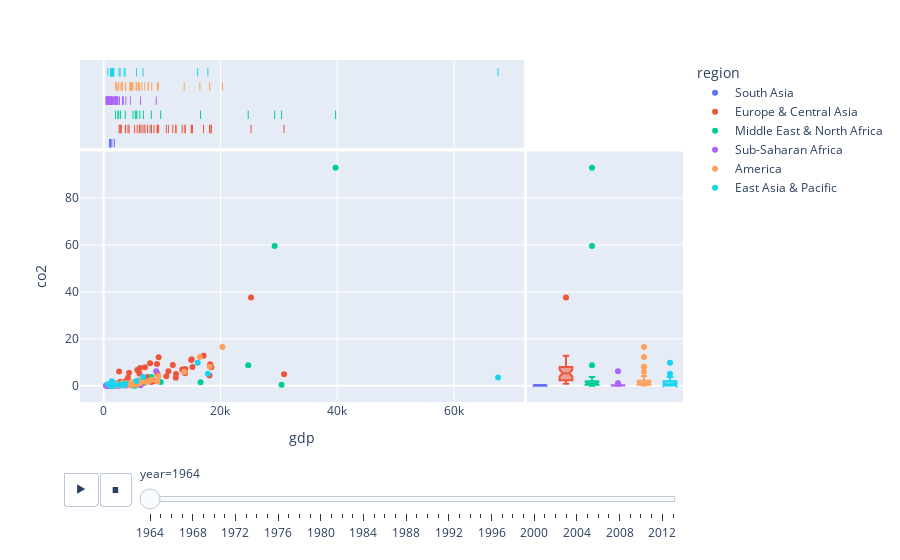

The cell this chart's notebook holds for it:
### Code cell
scat1 = px.scatter(data, x='gdp', y='co2', color='region', marginal_y='box', marginal_x='rug', animation_frame='year',
                   animation_group='country')
scat1.show()

### Figure 1 — Plotly figure (JSON) as saved in the notebook; plotly's stock layout.template omitted (floating-point values rounded to 4 significant figures)
{"data": [{"hovertemplate": "region=South Asia<br>year=1964<br>gdp=%{x}<br>co2=%{y}<extra></extra>", "ids": ["Afghanistan", "Bangladesh", "India", "Nepal", "Pakistan", "Sri Lanka"], "legendgroup": "South Asia", "marker": {"color": "#636efa", "symbol": "circle"}, "mode": "markers", "name": "South Asia", "orientation": "v", "showlegend": true, "type": "scatter", "x": [1182, 1138, 1125, 1002, 1396, 1809], "xaxis": "x", "y": [0.0863, 0.055, 0.309, 0.014, 0.324, 0.21], "yaxis": "y"}, {"alignmentgroup": "True", "boxpoints": "all", "fillcolor": "rgba(255,255,255,0)", "hoveron": "points", "hovertemplate": "region=South Asia<br>year=1964<br>gdp=%{x}<extra></extra>", "jitter": 0, "legendgroup": "South Asia", "line": {"color": "rgba(255,255,255,0)"}, "marker": {"color": "#636efa", "symbol": "line-ns-open"}, "name": "South Asia", "offsetgroup": "South Asia", "showlegend": false, "type": "box", "x": [1182, 1138, 1125, 1002, 1396, 1809], "xaxis": "x3", "yaxis": "y3"}, {"alignmentgroup": "True", "hovertemplate": "region=South Asia<br>year=1964<br>co2=%{y}<extra></extra>", "legendgroup": "South Asia", "marker": {"color": "#636efa", "symbol": "circle"}, "name": "South Asia", "notched": true, "offsetgroup": "South Asia", "showlegend": false, "type": "box", "xaxis": "x2", "y": [0.0863, 0.055, 0.309, 0.014, 0.324, 0.21], "yaxis": "y2"}, {"hovertemplate": "region=Europe & Central Asia<br>year=1964<br>gdp=%{x}<br>co2=%{y}<extra></extra>", "ids": ["Albania", "Armenia", "Austria", "Azerbaijan", "Belarus", "Belgium", "Bulgaria", "Cyprus", "Denmark", "Finland", "France", "Georgia", "Germany", "Greece", "Hungary", "Iceland", "Ireland", "Italy", "Kazakhstan", "Lithuania", "Luxembourg", "Malta", "Moldova", "Netherlands", "Norway", "Poland", "Portugal", "Romania", "Russia", "Slovak Republic", "Spain", "Sweden", "Switzerland", "Tajikistan", "Turkey", "Turkmenistan", "Ukraine", "United Kingdom", "Uzbekistan"], "legendgroup": "Europe & Central Asia", "marker": {"color": "#EF553B", "symbol": "circle"}, "mode": "markers", "name": "Europe & Central Asia", "orientation": "v", "showlegend": true, "type": "scatter", "x": [3023, 2823, 13915, 5751, 4357, 14995, 6110, 6563, 18228, 12389, 13969, 3707, 17100, 8197, 11083, 13450, 9215, 12343, 9418, 10728, 25235, 2830, 4162, 15204, 18118, 7078, 6902, 7512, 11836, 9135, 8611, 18434, 30886, 3769, 5296, 7952, 6239, 15067, 2636], "xaxis": "x", "y": [1.09, 1.45, 5.37, 6.75, 5.51, 11, 5.25, 1.73, 9.14, 5.02, 7.13, 1.91, 12.8, 1.57, 6.16, 6.91, 5, 3.43, 12.1, 4.05, 37.6, 1.56, 3.43, 8.01, 4.38, 7.83, 1.23, 3.75, 8.87, 9.24, 2.02, 7.86, 4.92, 1.63, 0.871, 9.64, 7.53, 11.3, 6.11], "yaxis": "y"}, {"alignmentgroup": "True", "boxpoints": "all", "fillcolor": "rgba(255,255,255,0)", "hoveron": "points", "hovertemplate": "region=Europe & Central Asia<br>year=1964<br>gdp=%{x}<extra></extra>", "jitter": 0, "legendgroup": "Europe & Central Asia", "line": {"color": "rgba(255,255,255,0)"}, "marker": {"color": "#EF553B", "symbol": "line-ns-open"}, "name": "Europe & Central Asia", "offsetgroup": "Europe & Central Asia", "showlegend": false, "type": "box", "x": [3023, 2823, 13915, 5751, 4357, 14995, 6110, 6563, 18228, 12389, 13969, 3707, 17100, 8197, 11083, 13450, 9215, 12343, 9418, 10728, 25235, 2830, 4162, 15204, 18118, 7078, 6902, 7512, 11836, 9135, 8611, 18434, 30886, 3769, 5296, 7952, 6239, 15067, 2636], "xaxis": "x3", "yaxis": "y3"}, {"alignmentgroup": "True", "hovertemplate": "region=Europe & Central Asia<br>year=1964<br>co2=%{y}<extra></extra>", "legendgroup": "Europe & Central Asia", "marker": {"color": "#EF553B", "symbol": "circle"}, "name": "Europe & Central Asia", "notched": true, "offsetgroup": "Europe & Central Asia", "showlegend": false, "type": "box", "xaxis": "x2", "y": [1.09, 1.45, 5.37, 6.75, 5.51, 11, 5.25, 1.73, 9.14, 5.02, 7.13, 1.91, 12.8, 1.57, 6.16, 6.91, 5, 3.43, 12.1, 4.05, 37.6, 1.56, 3.43, 8.01, 4.38, 7.83, 1.23, 3.75, 8.87, 9.24, 2.02, 7.86, 4.92, 1.63, 0.871, 9.64, 7.53, 11.3, 6.11], "yaxis": "y2"}, {"hovertemplate": "region=Middle East & North Africa<br>year=1964<br>gdp=%{x}<br>co2=%{y}<extra></extra>", "ids": ["Algeria", "Bahrain", "Djibouti", "Egypt", "Iran", "Iraq", "Israel", "Jordan", "Kuwait", "Lebanon", "Libya", "Morocco", "Oman", "Qatar", "Saudi Arabia", "Syria", "Tunisia", "United Arab Emirates"], "legendgroup": "Middle East & North Africa", "marker": {"color": "#00cc96", "symbol": "circle"}, "mode": "markers", "name": "Middle East & North Africa", "orientation": "v", "showlegend": true, "type": "scatter", "x": [5693, 24751, 3700, 2443, 6188, 6805, 8152, 5556, 29279, 9767, 30463, 2040, 5419, 39711, 16587, 2894, 2575, 5021], "xaxis": "x", "y": [0.46, 8.74, 0.784, 0.849, 1.96, 1.12, 3.74, 1.13, 59.6, 1.6, 0.398, 0.319, 0.0181, 92.9, 1.51, 0.84, 0.618, 0.132], "yaxis": "y"}, {"alignmentgroup": "True", "boxpoints": "all", "fillcolor": "rgba(255,255,255,0)", "hoveron": "points", "hovertemplate": "region=Middle East & North Africa<br>year=1964<br>gdp=%{x}<extra></extra>", "jitter": 0, "legendgroup": "Middle East & North Africa", "line": {"color": "rgba(255,255,255,0)"}, "marker": {"color": "#00cc96", "symbol": "line-ns-open"}, "name": "Middle East & North Africa", "offsetgroup": "Middle East & North Africa", "showlegend": false, "type": "box", "x": [5693, 24751, 3700, 2443, 6188, 6805, 8152, 5556, 29279, 9767, 30463, 2040, 5419, 39711, 16587, 2894, 2575, 5021], "xaxis": "x3", "yaxis": "y3"}, {"alignmentgroup": "True", "hovertemplate": "region=Middle East & North Africa<br>year=1964<br>co2=%{y}<extra></extra>", "legendgroup": "Middle East & North Africa", "marker": {"color": "#00cc96", "symbol": "circle"}, "name": "Middle East & North Africa", "notched": true, "offsetgroup": "Middle East & North Africa", "showlegend": false, "type": "box", "xaxis": "x2", "y": [0.46, 8.74, 0.784, 0.849, 1.96, 1.12, 3.74, 1.13, 59.6, 1.6, 0.398, 0.319, 0.0181, 92.9, 1.51, 0.84, 0.618, 0.132], "yaxis": "y2"}, {"hovertemplate": "region=Sub-Saharan Africa<br>year=1964<br>gdp=%{x}<br>co2=%{y}<extra></extra>", "ids": ["Angola", "Benin", "Burkina Faso", "Burundi", "Cameroon", "Cape Verde", "Chad", "Comoros", "Congo, Dem. Rep.", "Congo, Rep.", "Cote d'Ivoire", "Equatorial Guinea", "Ethiopia", "Gabon", "Gambia", "Ghana", "Guinea", "Guinea-Bissau", "Kenya", "Liberia", "Madagascar", "Malawi", "Mali", "Mauritania", "Mauritius", "Mozambique", "Niger", "Nigeria", "Rwanda", "Sao Tome and Principe", "Senegal", "Seychelles", "Sierra Leone", "Somalia", "South Africa", "Sudan", "Swaziland", "Tanzania", "Togo", "Uganda", "Zambia", "Zimbabwe"], "legendgroup": "Sub-Saharan Africa", "marker": {"color": "#ab63fa", "symbol": "circle"}, "mode": "markers", "name": "Sub-Saharan Africa", "orientation": "v", "showlegend": true, "type": "scatter", "x": [4573, 1159, 711, 603, 1910, 895, 1409, 1342, 2108, 2282, 3312, 1041, 698, 2454, 1312, 2322, 870, 1440, 1922, 1287, 2273, 391, 799, 2254, 3334, 540, 1437, 3803, 506, 1675, 2118, 6318, 1333, 1131, 9004, 2126, 2713, 1176, 1483, 965, 3214, 1976], "xaxis": "x", "y": [0.201, 0.0553, 0.0216, 0.0158, 0.0597, 0.131, 0.0305, 0.054, 0.117, 0.232, 0.183, 0.0946, 0.0167, 0.364, 0.0743, 0.22, 0.184, 0.0911, 0.307, 0.395, 0.0861, 0.0833, 0.032, 0.122, 0.419, 0.267, 0.0251, 0.148, 0.0116, 0.171, 0.258, 0.161, 0.125, 0.0452, 6.16, 0.219, 0.0288, 0.0912, 0.0794, 0.0634, 0.949, 1.05], "yaxis": "y"}, {"alignmentgroup": "True", "boxpoints": "all", "fillcolor": "rgba(255,255,255,0)", "hoveron": "points", "hovertemplate": "region=Sub-Saharan Africa<br>year=1964<br>gdp=%{x}<extra></extra>", "jitter": 0, "legendgroup": "Sub-Saharan Africa", "line": {"color": "rgba(255,255,255,0)"}, "marker": {"color": "#ab63fa", "symbol": "line-ns-open"}, "name": "Sub-Saharan Africa", "offsetgroup": "Sub-Saharan Africa", "showlegend": false, "type": "box", "x": [4573, 1159, 711, 603, 1910, 895, 1409, 1342, 2108, 2282, 3312, 1041, 698, 2454, 1312, 2322, 870, 1440, 1922, 1287, 2273, 391, 799, 2254, 3334, 540, 1437, 3803, 506, 1675, 2118, 6318, 1333, 1131, 9004, 2126, 2713, 1176, 1483, 965, 3214, 1976], "xaxis": "x3", "yaxis": "y3"}, {"alignmentgroup": "True", "hovertemplate": "region=Sub-Saharan Africa<br>year=1964<br>co2=%{y}<extra></extra>", "legendgroup": "Sub-Saharan Africa", "marker": {"color": "#ab63fa", "symbol": "circle"}, "name": "Sub-Saharan Africa", "notched": true, "offsetgroup": "Sub-Saharan Africa", "showlegend": false, "type": "box", "xaxis": "x2", "y": [0.201, 0.0553, 0.0216, 0.0158, 0.0597, 0.131, 0.0305, 0.054, 0.117, 0.232, 0.183, 0.0946, 0.0167, 0.364, 0.0743, 0.22, 0.184, 0.0911, 0.307, 0.395, 0.0861, 0.0833, 0.032, 0.122, 0.419, 0.267, 0.0251, 0.148, 0.0116, 0.171, 0.258, 0.161, 0.125, 0.0452, 6.16, 0.219, 0.0288, 0.0912, 0.0794, 0.0634, 0.949, 1.05], "yaxis": "y2"}, {"hovertemplate": "region=America<br>year=1964<br>gdp=%{x}<br>co2=%{y}<extra></extra>", "ids": ["Antigua and Barbuda", "Argentina", "Bahamas", "Barbados", "Belize", "Bolivia", "Brazil", "Canada", "Chile", "Colombia", "Costa Rica", "Cuba", "Ecuador", "El Salvador", "Grenada", "Guatemala", "Guyana", "Haiti", "Honduras", "Jamaica", "Mexico", "Nicaragua", "Panama", "Paraguay", "Peru", "Suriname", "Trinidad and Tobago", "United States", "Uruguay", "Venezuela"], "legendgroup": "America", "marker": {"color": "#FFA15A", "symbol": "circle"}, "mode": "markers", "name": "America", "orientation": "v", "showlegend": true, "type": "scatter", "x": [5008, 8227, 18160, 5681, 2114, 2971, 4707, 16464, 6537, 3749, 4495, 9179, 4786, 4585, 2316, 3722, 3164, 2024, 2583, 5965, 7045, 5559, 4852, 3163, 6155, 7650, 9362, 20338, 7644, 13789], "xaxis": "x", "y": [1.54, 2.54, 8.12, 0.766, 0.818, 0.371, 0.699, 12.3, 2.08, 1.17, 0.439, 1.84, 0.421, 0.397, 0.234, 0.374, 1.02, 0.0718, 0.317, 2.35, 1.72, 0.474, 0.974, 0.205, 1.09, 1.87, 4.2, 16.5, 1.71, 5.97], "yaxis": "y"}, {"alignmentgroup": "True", "boxpoints": "all", "fillcolor": "rgba(255,255,255,0)", "hoveron": "points", "hovertemplate": "region=America<br>year=1964<br>gdp=%{x}<extra></extra>", "jitter": 0, "legendgroup": "America", "line": {"color": "rgba(255,255,255,0)"}, "marker": {"color": "#FFA15A", "symbol": "line-ns-open"}, "name": "America", "offsetgroup": "America", "showlegend": false, "type": "box", "x": [5008, 8227, 18160, 5681, 2114, 2971, 4707, 16464, 6537, 3749, 4495, 9179, 4786, 4585, 2316, 3722, 3164, 2024, 2583, 5965, 7045, 5559, 4852, 3163, 6155, 7650, 9362, 20338, 7644, 13789], "xaxis": "x3", "yaxis": "y3"}, {"alignmentgroup": "True", "hovertemplate": "region=America<br>year=1964<br>co2=%{y}<extra></extra>", "legendgroup": "America", "marker": {"color": "#FFA15A", "symbol": "circle"}, "name": "America", "notched": true, "offsetgroup": "America", "showlegend": false, "type": "box", "xaxis": "x2", "y": [1.54, 2.54, 8.12, 0.766, 0.818, 0.371, 0.699, 12.3, 2.08, 1.17, 0.439, 1.84, 0.421, 0.397, 0.234, 0.374, 1.02, 0.0718, 0.317, 2.35, 1.72, 0.474, 0.974, 0.205, 1.09, 1.87, 4.2, 16.5, 1.71, 5.97], "yaxis": "y2"}, {"hovertemplate": "region=East Asia & Pacific<br>year=1964<br>gdp=%{x}<br>co2=%{y}<extra></extra>", "ids": ["Australia", "Brunei", "Cambodia", "China", "Fiji", "Indonesia", "Japan", "Kiribati", "Mongolia", "Myanmar", "New Zealand", "Papua New Guinea", "Philippines", "Samoa", "Singapore", "Solomon Islands", "Thailand", "Tonga", "Vanuatu", "Vietnam"], "legendgroup": "East Asia & Pacific", "marker": {"color": "#19d3f3", "symbol": "circle"}, "mode": "markers", "name": "East Asia & Pacific", "orientation": "v", "showlegend": true, "type": "scatter", "x": [16098, 67522, 1548, 713, 3671, 1694, 6741, 2639, 1383, 1358, 17837, 1324, 2825, 3498, 5613, 1190, 1725, 1610, 1553, 1285], "xaxis": "x", "y": [9.8, 3.49, 0.0539, 0.618, 0.944, 0.229, 3.69, 0.404, 1.9, 0.125, 5.08, 0.122, 0.428, 0.208, 2.02, 0.138, 0.242, 0.153, 0.864, 0.321], "yaxis": "y"}, {"alignmentgroup": "True", "boxpoints": "all", "fillcolor": "rgba(255,255,255,0)", "hoveron": "points", "hovertemplate": "region=East Asia & Pacific<br>year=1964<br>gdp=%{x}<extra></extra>", "jitter": 0, "legendgroup": "East Asia & Pacific", "line": {"color": "rgba(255,255,255,0)"}, "marker": {"color": "#19d3f3", "symbol": "line-ns-open"}, "name": "East Asia & Pacific", "offsetgroup": "East Asia & Pacific", "showlegend": false, "type": "box", "x": [16098, 67522, 1548, 713, 3671, 1694, 6741, 2639, 1383, 1358, 17837, 1324, 2825, 3498, 5613, 1190, 1725, 1610, 1553, 1285], "xaxis": "x3", "yaxis": "y3"}, {"alignmentgroup": "True", "hovertemplate": "region=East Asia & Pacific<br>year=1964<br>co2=%{y}<extra></extra>", "legendgroup": "East Asia & Pacific", "marker": {"color": "#19d3f3", "symbol": "circle"}, "name": "East Asia & Pacific", "notched": true, "offsetgroup": "East Asia & Pacific", "showlegend": false, "type": "box", "xaxis": "x2", "y": [9.8, 3.49, 0.0539, 0.618, 0.944, 0.229, 3.69, 0.404, 1.9, 0.125, 5.08, 0.122, 0.428, 0.208, 2.02, 0.138, 0.242, 0.153, 0.864, 0.321], "yaxis": "y2"}], "layout": {"legend": {"title": {"text": "region"}, "tracegroupgap": 0}, "margin": {"t": 60}, "sliders": [{"active": 0, "currentvalue": {"prefix": "year="}, "len": 0.9, "pad": {"b": 10, "t": 60}, "steps": [{"args": [["1964"], {"frame": {"duration": 0, "redraw": false}, "fromcurrent": true, "mode": "immediate", "transition": {"duration": 0, "easing": "linear"}}], "label": "1964", "method": "animate"}, {"args": [["1965"], {"frame": {"duration": 0, "redraw": false}, "fromcurrent": true, "mode": "immediate", "transition": {"duration": 0, "easing": "linear"}}], "label": "1965", "method": "animate"}, {"args": [["1966"], {"frame": {"duration": 0, "redraw": false}, "fromcurrent": true, "mode": "immediate", "transition": {"duration": 0, "easing": "linear"}}], "label": "1966", "method": "animate"}, {"args": [["1967"], {"frame": {"duration": 0, "redraw": false}, "fromcurrent": true, "mode": "immediate", "transition": {"duration": 0, "easing": "linear"}}], "label": "1967", "method": "animate"}, {"args": [["1968"], {"frame": {"duration": 0, "redraw": false}, "fromcurrent": true, "mode": "immediate", "transition": {"duration": 0, "easing": "linear"}}], "label": "1968", "method": "animate"}, {"args": [["1969"], {"frame": {"duration": 0, "redraw": false}, "fromcurrent": true, "mode": "immediate", "transition": {"duration": 0, "easing": "linear"}}], "label": "1969", "method": "animate"}, {"args": [["1970"], {"frame": {"duration": 0, "redraw": false}, "fromcurrent": true, "mode": "immediate", "transition": {"duration": 0, "easing": "linear"}}], "label": "1970", "method": "animate"}, {"args": [["1971"], {"frame": {"duration": 0, "redraw": false}, "fromcurrent": true, "mode": "immediate", "transition": {"duration": 0, "easing": "linear"}}], "label": "1971", "method": "animate"}, {"args": [["1972"], {"frame": {"duration": 0, "redraw": false}, "fromcurrent": true, "mode": "immediate", "transition": {"duration": 0, "easing": "linear"}}], "label": "1972", "method": "animate"}, {"args": [["1973"], {"frame": {"duration": 0, "redraw": false}, "fromcurrent": true, "mode": "immediate", "transition": {"duration": 0, "easing": "linear"}}], "label": "1973", "method": "animate"}, {"args": [["1974"], {"frame": {"duration": 0, "redraw": false}, "fromcurrent": true, "mode": "immediate", "transition": {"duration": 0, "easing": "linear"}}], "label": "1974", "method": "animate"}, {"args": [["1975"], {"frame": {"duration": 0, "redraw": false}, "fromcurrent": true, "mode": "immediate", "transition": {"duration": 0, "easing": "linear"}}], "label": "1975", "method": "animate"}, {"args": [["1976"], {"frame": {"duration": 0, "redraw": false}, "fromcurrent": true, "mode": "immediate", "transition": {"duration": 0, "easing": "linear"}}], "label": "1976", "method": "animate"}, {"args": [["1977"], {"frame": {"duration": 0, "redraw": false}, "fromcurrent": true, "mode": "immediate", "transition": {"duration": 0, "easing": "linear"}}], "label": "1977", "method": "animate"}, {"args": [["1978"], {"frame": {"duration": 0, "redraw": false}, "fromcurrent": true, "mode": "immediate", "transition": {"duration": 0, "easing": "linear"}}], "label": "1978", "method": "animate"}, {"args": [["1979"], {"frame": {"duration": 0, "redraw": false}, "fromcurrent": true, "mode": "immediate", "transition": {"duration": 0, "easing": "linear"}}], "label": "1979", "method": "animate"}, {"args": [["1980"], {"frame": {"duration": 0, "redraw": false}, "fromcurrent": true, "mode": "immediate", "transition": {"duration": 0, "easing": "linear"}}], "label": "1980", "method": "animate"}, {"args": [["1981"], {"frame": {"duration": 0, "redraw": false}, "fromcurrent": true, "mode": "immediate", "transition": {"duration": 0, "easing": "linear"}}], "label": "1981", "method": "animate"}, {"args": [["1982"], {"frame": {"duration": 0, "redraw": false}, "fromcurrent": true, "mode": "immediate", "transition": {"duration": 0, "easing": "linear"}}], "label": "1982", "method": "animate"}, {"args": [["1983"], {"frame": {"duration": 0, "redraw": false}, "fromcurrent": true, "mode": "immediate", "transition": {"duration": 0, "easing": "linear"}}], "label": "1983", "method": "animate"}, {"args": [["1984"], {"frame": {"duration": 0, "redraw": false}, "fromcurrent": true, "mode": "immediate", "transition": {"duration": 0, "easing": "linear"}}], "label": "1984", "method": "animate"}, {"args": [["1985"], {"frame": {"duration": 0, "redraw": false}, "fromcurrent": true, "mode": "immediate", "transition": {"duration": 0, "easing": "linear"}}], "label": "1985", "method": "animate"}, {"args": [["1986"], {"frame": {"duration": 0, "redraw": false}, "fromcurrent": true, "mode": "immediate", "transition": {"duration": 0, "easing": "linear"}}], "label": "1986", "method": "animate"}, {"args": [["1987"], {"frame": {"duration": 0, "redraw": false}, "fromcurrent": true, "mode": "immediate", "transition": {"duration": 0, "easing": "linear"}}], "label": "1987", "method": "animate"}, {"args": [["1988"], {"frame": {"duration": 0, "redraw": false}, "fromcurrent": true, "mode": "immediate", "transition": {"duration": 0, "easing": "linear"}}], "label": "1988", "method": "animate"}, {"args": [["1989"], {"frame": {"duration": 0, "redraw": false}, "fromcurrent": true, "mode": "immediate", "transition": {"duration": 0, "easing": "linear"}}], "label": "1989", "method": "animate"}, {"args": [["1990"], {"frame": {"duration": 0, "redraw": false}, "fromcurrent": true, "mode": "immediate", "transition": {"duration": 0, "easing": "linear"}}], "label": "1990", "method": "animate"}, {"args": [["1991"], {"frame": {"duration": 0, "redraw": false}, "fromcurrent": true, "mode": "immediate", "transition": {"duration": 0, "easing": "linear"}}], "label": "1991", "method": "animate"}, {"args": [["1992"], {"frame": {"duration": 0, "redraw": false}, "fromcurrent": true, "mode": "immediate", "transition": {"duration": 0, "easing": "linear"}}], "label": "1992", "method": "animate"}, {"args": [["1993"], {"frame": {"duration": 0, "redraw": false}, "fromcurrent": true, "mode": "immediate", "transition": {"duration": 0, "easing": "linear"}}], "label": "1993", "method": "animate"}, {"args": [["1994"], {"frame": {"duration": 0, "redraw": false}, "fromcurrent": true, "mode": "immediate", "transition": {"duration": 0, "easing": "linear"}}], "label": "1994", "method": "animate"}, {"args": [["1995"], {"frame": {"duration": 0, "redraw": false}, "fromcurrent": true, "mode": "immediate", "transition": {"duration": 0, "easing": "linear"}}], "label": "1995", "method": "animate"}, {"args": [["1996"], {"frame": {"duration": 0, "redraw": false}, "fromcurrent": true, "mode": "immediate", "transition": {"duration": 0, "easing": "linear"}}], "label": "1996", "method": "animate"}, {"args": [["1997"], {"frame": {"duration": 0, "redraw": false}, "fromcurrent": true, "mode": "immediate", "transition": {"duration": 0, "easing": "linear"}}], "label": "1997", "method": "animate"}, {"args": [["1998"], {"frame": {"duration": 0, "redraw": false}, "fromcurrent": true, "mode": "immediate", "transition": {"duration": 0, "easing": "linear"}}], "label": "1998", "method": "animate"}, {"args": [["1999"], {"frame": {"duration": 0, "redraw": false}, "fromcurrent": true, "mode": "immediate", "transition": {"duration": 0, "easing": "linear"}}], "label": "1999", "method": "animate"}, {"args": [["2000"], {"frame": {"duration": 0, "redraw": false}, "fromcurrent": true, "mode": "immediate", "transition": {"duration": 0, "easing": "linear"}}], "label": "2000", "method": "animate"}, {"args": [["2001"], {"frame": {"duration": 0, "redraw": false}, "fromcurrent": true, "mode": "immediate", "transition": {"duration": 0, "easing": "linear"}}], "label": "2001", "method": "animate"}, {"args": [["2002"], {"frame": {"duration": 0, "redraw": false}, "fromcurrent": true, "mode": "immediate", "transition": {"duration": 0, "easing": "linear"}}], "label": "2002", "method": "animate"}, {"args": [["2003"], {"frame": {"duration": 0, "redraw": false}, "fromcurrent": true, "mode": "immediate", "transition": {"duration": 0, "easing": "linear"}}], "label": "2003", "method": "animate"}, {"args": [["2004"], {"frame": {"duration": 0, "redraw": false}, "fromcurrent": true, "mode": "immediate", "transition": {"duration": 0, "easing": "linear"}}], "label": "2004", "method": "animate"}, {"args": [["2005"], {"frame": {"duration": 0, "redraw": false}, "fromcurrent": true, "mode": "immediate", "transition": {"duration": 0, "easing": "linear"}}], "label": "2005", "method": "animate"}, {"args": [["2006"], {"frame": {"duration": 0, "redraw": false}, "fromcurrent": true, "mode": "immediate", "transition": {"duration": 0, "easing": "linear"}}], "label": "2006", "method": "animate"}, {"args": [["2007"], {"frame": {"duration": 0, "redraw": false}, "fromcurrent": true, "mode": "immediate", "transition": {"duration": 0, "easing": "linear"}}], "label": "2007", "method": "animate"}, {"args": [["2008"], {"frame": {"duration": 0, "redraw": false}, "fromcurrent": true, "mode": "immediate", "transition": {"duration": 0, "easing": "linear"}}], "label": "2008", "method": "animate"}, {"args": [["2009"], {"frame": {"duration": 0, "redraw": false}, "fromcurrent": true, "mode": "immediate", "transition": {"duration": 0, "easing": "linear"}}], "label": "2009", "method": "animate"}, {"args": [["2010"], {"frame": {"duration": 0, "redraw": false}, "fromcurrent": true, "mode": "immediate", "transition": {"duration": 0, "easing": "linear"}}], "label": "2010", "method": "animate"}, {"args": [["2011"], {"frame": {"duration": 0, "redraw": false}, "fromcurrent": true, "mode": "immediate", "transition": {"duration": 0, "easing": "linear"}}], "label": "2011", "method": "animate"}, {"args": [["2012"], {"frame": {"duration": 0, "redraw": false}, "fromcurrent": true, "mode": "immediate", "transition": {"duration": 0, "easing": "linear"}}], "label": "2012", "method": "animate"}, {"args": [["2013"], {"frame": {"duration": 0, "redraw": false}, "fromcurrent": true, "mode": "immediate", "transition": {"duration": 0, "easing": "linear"}}], "label": "2013", "method": "animate"}], "x": 0.1, "xanchor": "left", "y": 0, "yanchor": "top"}], "updatemenus": [{"buttons": [{"args": [null, {"frame": {"duration": 500, "redraw": false}, "fromcurrent": true, "mode": "immediate", "transition": {"duration": 500, "easing": "linear"}}], "label": "&#9654;", "method": "animate"}, {"args": [[null], {"frame": {"duration": 0, "redraw": false}, "fromcurrent": true, "mode": "immediate", "transition": {"duration": 0, "easing": "linear"}}], "label": "&#9724;", "method": "animate"}], "direction": "left", "pad": {"r": 10, "t": 70}, "showactive": false, "type": "buttons", "x": 0.1, "xanchor": "right", "y": 0, "yanchor": "top"}], "xaxis": {"anchor": "y", "domain": [0, 0.7363], "title": {"text": "gdp"}}, "xaxis2": {"anchor": "y2", "domain": [0.7413, 1], "matches": "x2", "showgrid": false, "showline": false, "showticklabels": false, "ticks": ""}, "xaxis3": {"anchor": "y3", "domain": [0, 0.7363], "matches": "x", "showgrid": true, "showticklabels": false}, "xaxis4": {"anchor": "y4", "domain": [0.7413, 1], "matches": "x2", "showgrid": false, "showline": false, "showticklabels": false, "ticks": ""}, "yaxis": {"anchor": "x", "domain": [0, 0.7326], "title": {"text": "co2"}}, "yaxis2": {"anchor": "x2", "domain": [0, 0.7326], "matches": "y", "showgrid": true, "showticklabels": false}, "yaxis3": {"anchor": "x3", "domain": [0.7426, 1], "matches": "y3", "showgrid": false, "showline": false, "showticklabels": false, "ticks": ""}, "yaxis4": {"anchor": "x4", "domain": [0.7426, 1], "matches": "y3", "showgrid": true, "showline": false, "showticklabels": false, "ticks": ""}}}
